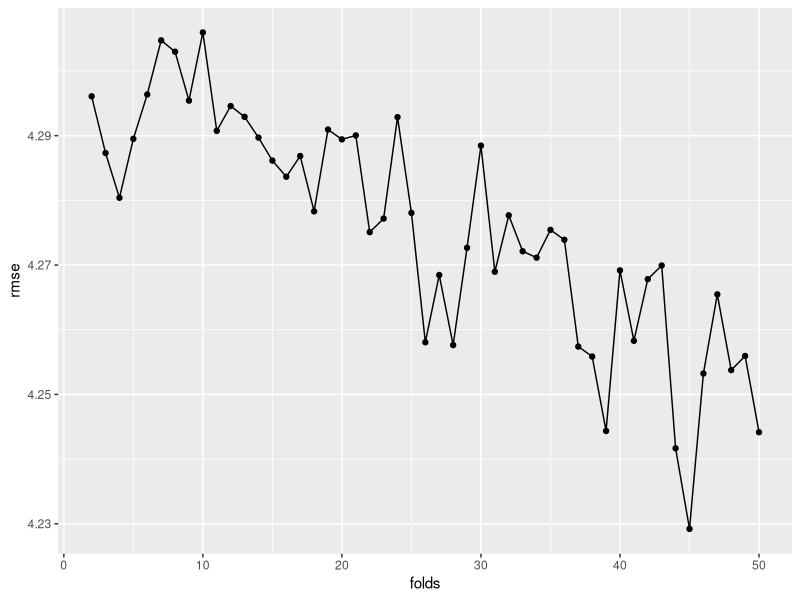
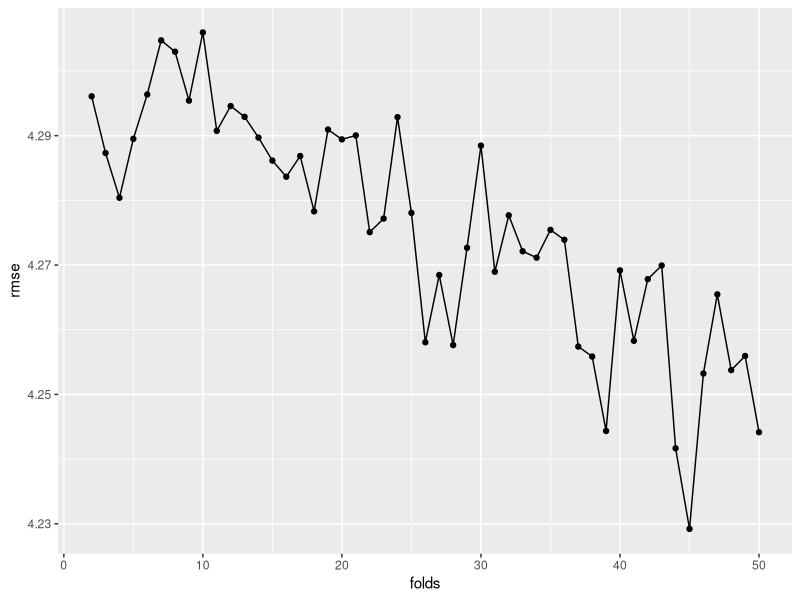

The R source for these figures, in order: (Note: this script raises an error after producing the figures.)
## ---- chunk 1
knitr::opts_chunk$set(echo = TRUE, warning = FALSE, message =  FALSE)
## ---- chunk 2
library(caret)
library(VIM)
library(tidyr)
library(dplyr)
library(rsample)
library(ModelMetrics)
## ---- chunk 3
data_input<-read.csv("Life Expectancy Data.csv")
data_input<-kNN(data_input)
data<-data_input[-c(1,2,3,c(23:44))]
head(data)
## ---- chunk 4
initial_split <- initial_split(data, prop = 0.70)
expectancy_train <- training(initial_split)
expectancy_test <- testing(initial_split)
## ---- chunk 5
head(expectancy_train)

## ---- chunk 6
#lambda
lambda<-10^seq(-3,3,length.out=100)

#lựa ra các biến
stepwise_selection<-data %>% select(-hepatitis_B,-measles,-polio,-total_expenditure,-GDP,-population,-thinness_1.19,-schooling,-infant_mortality)%>% names()


#train control
# train_control<-trainControl(method="cv", number = 5)
## ---- chunk 7

rmse_cv <- data.frame(folds=numeric(0), rmse=numeric(0))
for (x in 2:50) {
  train_control<-trainControl(method="cv", number = x)
  model_5CV <- train(life_expectancy~., data = expectancy_train[,stepwise_selection], trControl=train_control, method="lm", preProcess = c("center", "scale"))
  
  rmse_cv[nrow(rmse_cv) + 1,] = c(x, model_5CV$results$RMSE)
}

ggplot(rmse_cv, aes(folds, rmse)) +
  geom_point() +
  geom_line()
## ---- chunk 8
ggplot(rmse_cv, aes(folds, rmse)) +
  geom_point() +
  geom_line()
## ---- chunk 9
  train_control<-trainControl(method="cv", number = 11)
  model_5CV <- train(life_expectancy~., data = expectancy_train[,stepwise_selection], trControl=train_control, method="lm", preProcess = c("center", "scale"))
  model_5CV$results$RMSE
## ---- chunk 10

#model 5CV
model_5CV.pred<-predict(model_5CV,newdata=expectancy_test[,-1])
model_5CV.rmse<-rmse(pred = model_5CV.pred,actual = expectancy_test$life_expectancy)

model_5CV.rmse

#model elastic CV
elastic.cv.pred <- predict(model_elastic, model.matrix(life_expectancy ~., expectancy_test)[,-1])
elastic.cv.rmse <- rmse(elastic.cv.pred,expectancy_test$life_expectancy)
elastic.cv.rmse
## ---- chunk 11
coef(model_5CV$finalModel)
## ---- chunk 12
coef(model_elastic$finalModel,model_elastic$bestTune$lambda)
